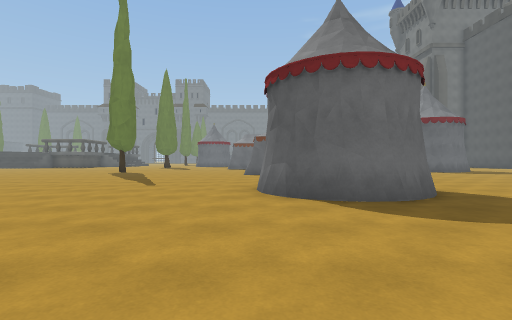
View 1 (above)

21 first-person views from a walk through a 3-D level made in the Unity game engine. The camera is 1.2 m above the floor, looks level and sees 85° across. The floor is counted in squares, 2 m on a side. Each view is taken from the middle of a square. On the plan, view 1 faces up. The plan holds only what a view shows up to about 9 squares ahead; the rest is blank. The place goes on beyond the plan. The player character is not drawn.

View 2
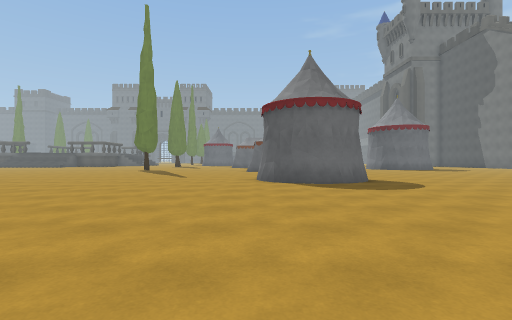

View 3
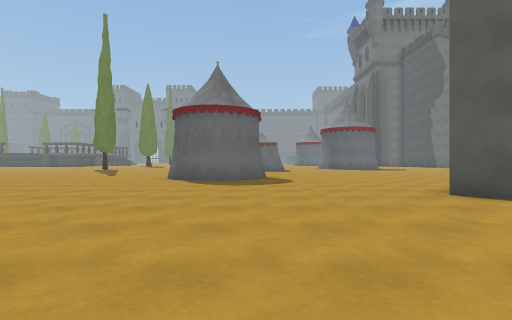

View 4
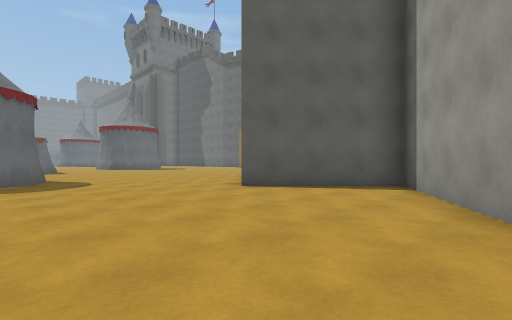

View 5
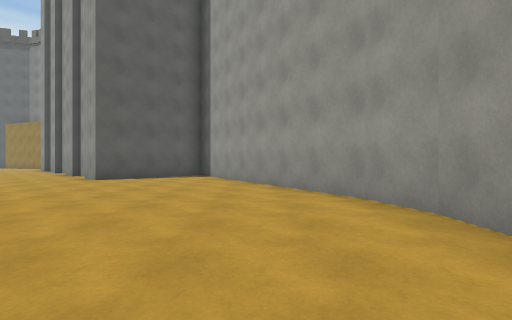

View 6
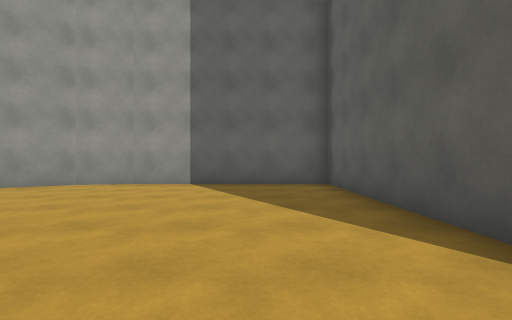

View 7
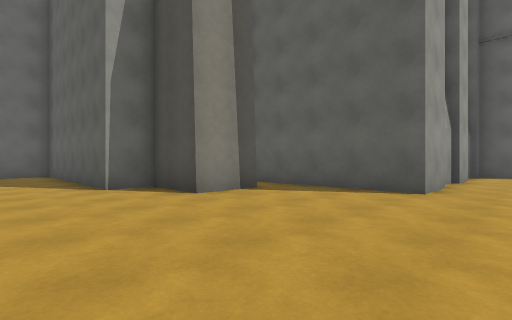

View 8
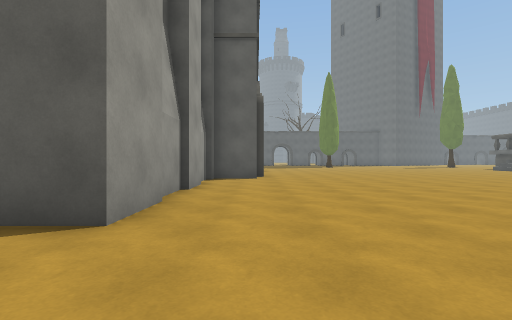

View 9
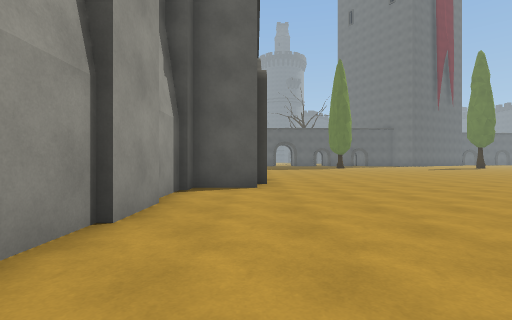

View 10
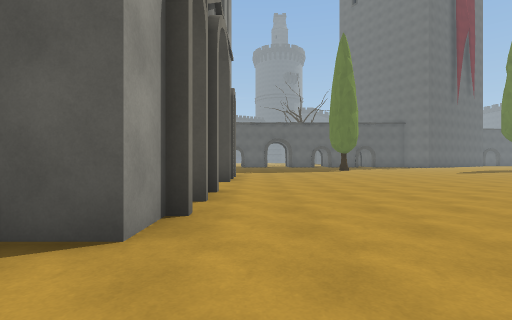

View 11
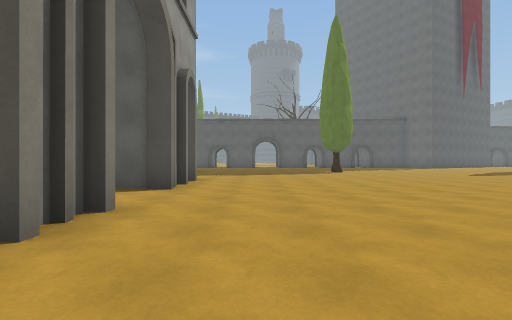

View 12
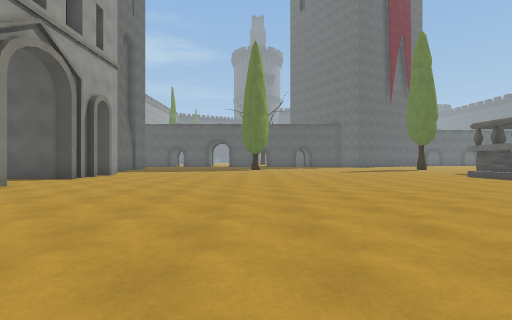

View 13
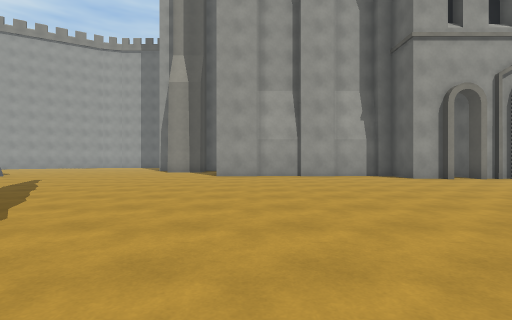

View 14
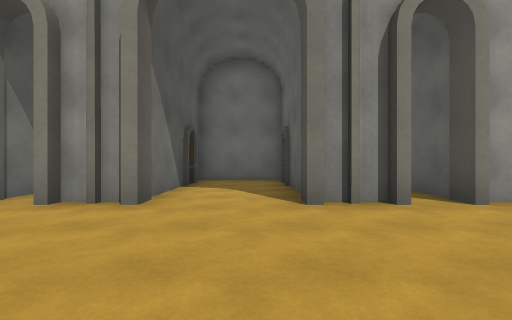

View 15
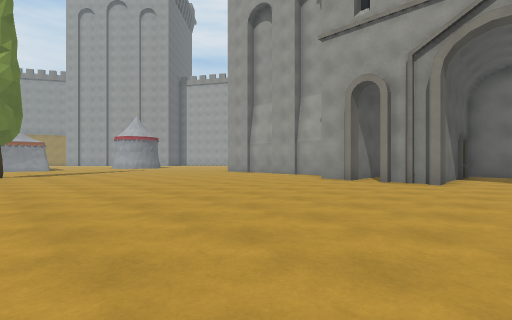

View 16
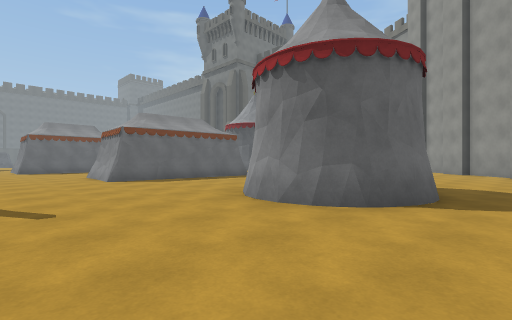

View 17
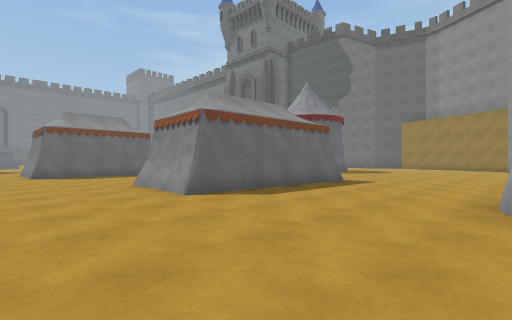

View 18
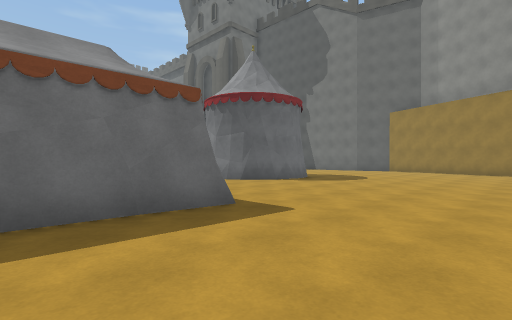

View 19
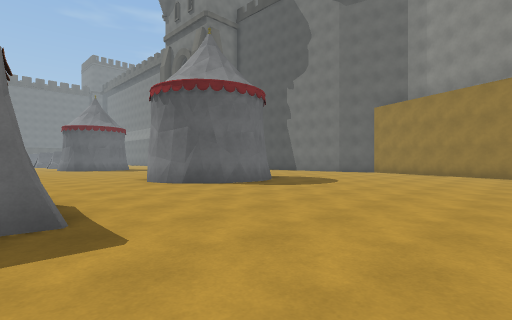

View 20
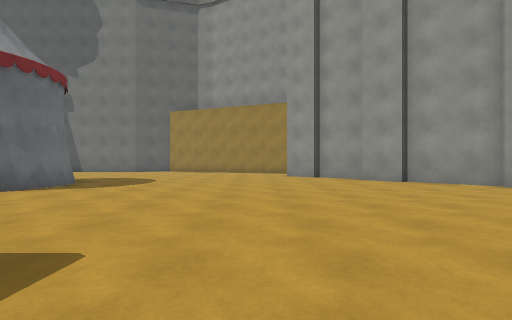

View 21
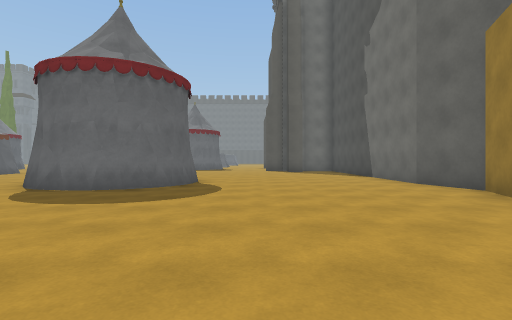

### Floor plan
Points are (right, up) in squares from view 1. A wall is a line through its corners. A room is listed if a view was taken in it or the views show most of it. See-through windows are left out.
Room 1 (views 1, 2, 3, 4, 5, 6, 7, 8, 9, 10, 11, 12, 13, 14, 15, 16, 17, 18, 19, 20, 21)
walls: (-0.2, 11.3) (0, 13.5); (0.2, 5.8) (0.3, 6.5) (0.7, 6.9); (0.2, 5.2) (0.1, 5.9); (2.3, 4.3) (1.7, 4.1) (1.2, 4.2) (0.6, 4.6) (0.1, 5.3) (0.2, 6) (0.4, 6.6); (3.2, 5.4) (3.1, 4.8) (2.3, 4.2) (1.6, 4.1); (3.1, 5) (2.8, 4.6); (3, 4.7) (2.1, 4.2); (-9.1, 4.6) (-7.5, 4.6) (-7.5, 0.4); (4.6, 11.1) (-0.4, 11.3) (-0.2, 13.6); (-6.4, 1.7) (-4.8, 1.7) (-4.8, 0) (-3.8, 0) (-3.8, -6) (1.1, -6) (2.4, -5.7); (-10.8, 4.5) (-9.5, 4.5); (-12, 4.6) (-10.6, 4.6); (-13.5, 4.5) (-12.4, 4.5); (7.8, 14.4) (7.6, 14.8); (8.1, 13.9) (7.7, 14.4) (7.4, 15.4) (7.6, 16.2); (7.4, 15.3) (7.5, 15.8); (-15.1, 6) (-14.1, 6) (-14.1, 4.6); (8.6, 13.7) (8, 14); (9.2, 3.3) (10.8, 4.9); (9.9, 13.7) (9.4, 13.6); (10.6, 5) (11.4, 5.9); (10.4, 14.2) (10, 13.9); (-17.2, 6) (-16.1, 6); (10.7, 14.1) (10, 13.8); (11.6, 5.7) (12.1, 6.2); (11.2, 15) (10.9, 14.4) (10.3, 13.8) (9.6, 13.6) (9, 13.6); (2.3, -5.7) (9, -1.9) (6.3, 0.8) (6.9, 1.4); (11.3, 15.4) (11.2, 14.9); (11.3, 15.8) (11.3, 15.1) (10.6, 13.9) (10.1, 13.6) (9.3, 13.5) (8.5, 13.8); (-19.8, 6.4) (-19.8, 2.5); (-20.9, 6) (-19.9, 6); (-19.8, 1.7) (-17.3, 1.7) (-17.3, 6.4); (15.5, 8.4) (15.7, 9.1); (-22.8, 6) (-22.2, 6); (17.1, 12.4) (17.5, 13.5) (17, 15.2); (17.1, 15) (17.1, 17)
low walls: (1.3, 7.2) (1.8, 7.3)
objects: other object (-6, 13) to (-6, 14)

Where each view was taken, in squares from view 1:
view 1: 0 up, 0 right, facing up
view 2: 3 down, 0 right, facing up
view 3: 4 down, 3 right, facing up
view 4: 4 down, 2 right, facing up-right
view 5: 4 down, 2 left, facing right
view 6: 1 up, 2 left, facing down
view 7: 6 up, 2 left, facing down-left
view 8: 6 up, 5 left, facing left
view 9: 6 up, 8 left, facing left
view 10: 7 up, 12 left, facing left
view 11: 8 up, 14 left, facing left
view 12: 12 up, 11 left, facing left
view 13: 15 up, 9 left, facing down
view 14: 10 up, 19 left, facing down
view 15: 14 up, 19 left, facing down-right
view 16: 3 up, 3 left, facing up-right
view 17: 7 up, 3 left, facing up-right
view 18: 8 up, 2 right, facing up-right
view 19: 8 up, 4 right, facing up-right
view 20: 9 up, 3 right, facing right
view 21: 8 up, 13 right, facing up
